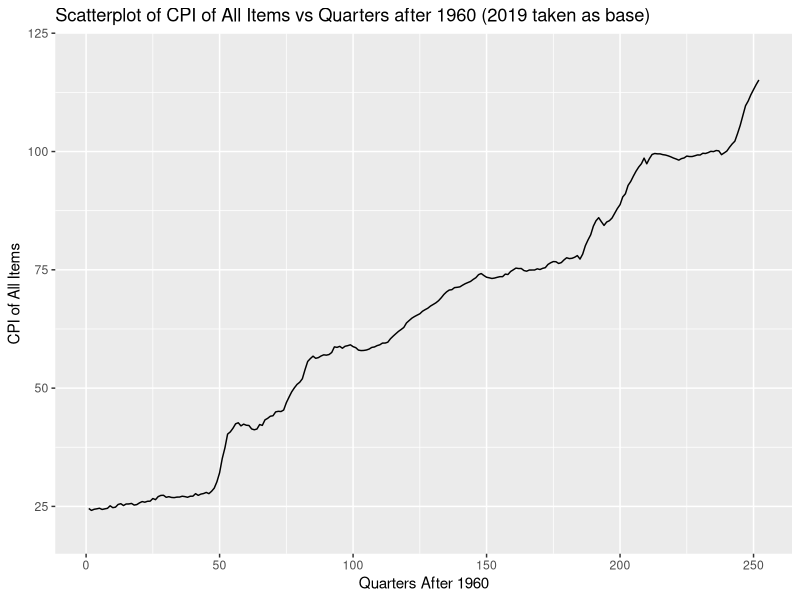
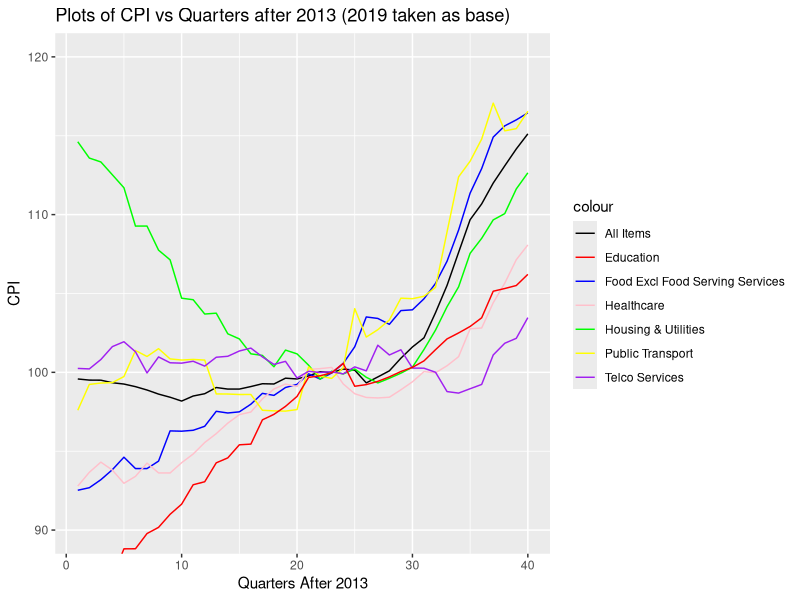

Write R code to recreate these figures, in order.
library(ggplot2)
setwd("/home/marcus/repos/cpi-singapore")
data <- read.csv("ConsumerPriceIndexCPI2019AsBaseYearQuarterly.csv")
#data for CPI of All Items from 1961 to 2023
genData <- as.data.frame(t(data[1, 2:253]))
genData
i = 252
add <- c()
while (i>0) {
  add <- append(add, i)
  i <- i - 1
}
genData$QuartersAfter <- add
colnames(genData)[1] <- 'AllItems'
genData$AllItems <- as.numeric(genData$AllItems)
p1961 <- ggplot(data = genData, mapping = aes (x=QuartersAfter, y=AllItems)) + geom_line() + labs(title='Scatterplot of CPI of All Items vs Quarters after 1960 (2019 taken as base)', x='Quarters After 1960', y='CPI of All Items') + coord_cartesian(ylim=c(20,120))
print(p1961)

#data for CPI from 2014 to 2023
data2014 <- as.data.frame(t(data[c(1,3,67,84,103,113,130), 2:41]))
data2014
i = 40
add2014 <- c()
while (i>0) {
  add2014 <- append(add2014, i)
  i <- i - 1
}
add2014
data2014$QuartersAfter <- add2014
colnames(data2014)[1] <- 'AllItems'
data2014$AllItems <- as.numeric(data2014$AllItems)
colnames(data2014)[2] <- 'FoodExclServices'
data2014$FoodExclServices <- as.numeric(data2014$FoodExclServices)
colnames(data2014)[3] <- 'HousingUtilities'
data2014$HousingUtilities <- as.numeric(data2014$HousingUtilities)
colnames(data2014)[4] <- 'Healthcare'
data2014$Healthcare <- as.numeric(data2014$Healthcare)
colnames(data2014)[5] <- 'PublicTransport'
data2014$PublicTransport <- as.numeric(data2014$PublicTransport)
colnames(data2014)[6] <- 'TelcoServices'
data2014$TelcoServices <- as.numeric(data2014$TelcoServices)
colnames(data2014)[7] <- 'Education'
data2014$Education <- as.numeric(data2014$Education)
data2014
p2014 <- ggplot(data = data2014, mapping = aes (x=QuartersAfter)) +
        geom_line(aes(y=AllItems, color='All Items')) +
        geom_line(aes(y=FoodExclServices, color='Food Excl Food Serving Services')) +
        geom_line(aes(y=HousingUtilities, color='Housing & Utilities')) +
        geom_line(aes(y=Healthcare, color='Healthcare')) +
        geom_line(aes(y=PublicTransport, color='Public Transport')) +
        geom_line(aes(y=TelcoServices, color='Telco Services')) +
        geom_line(aes(y=Education, color='Education')) +
        scale_color_manual(values=c("black", "red", "blue", "pink", "green", "yellow", "purple")) +
        labs(title='Plots of CPI vs Quarters after 2013 (2019 taken as base)', x='Quarters After 2013', y='CPI') + coord_cartesian(ylim=c(90,120))
print(p2014)
